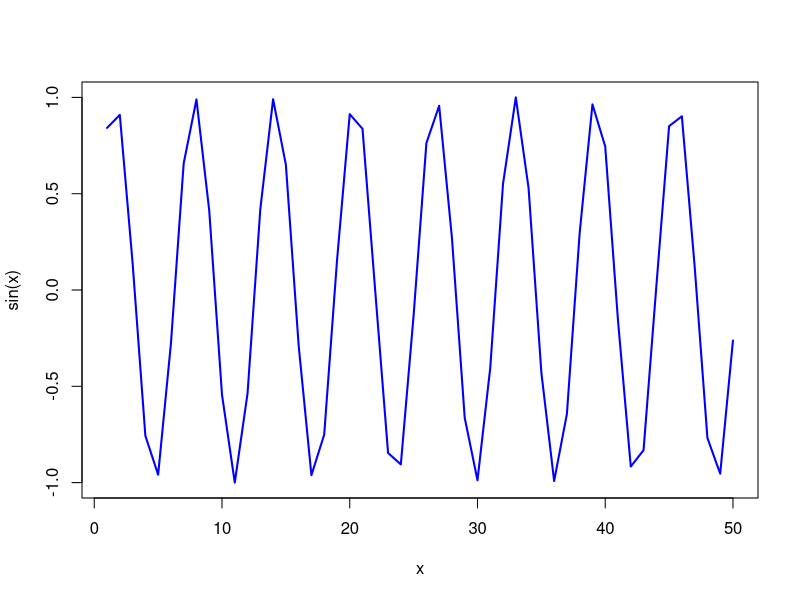

Reproduce this figure in R.
#' ---
#' title: "BIMM 143 Class 4 R Practice"
#' author: Xaler Lu
#' ---


x <- 1:50
plot(x, sin(x), type="l", lwd=2, col ="Blue")
log(10, base=10)
